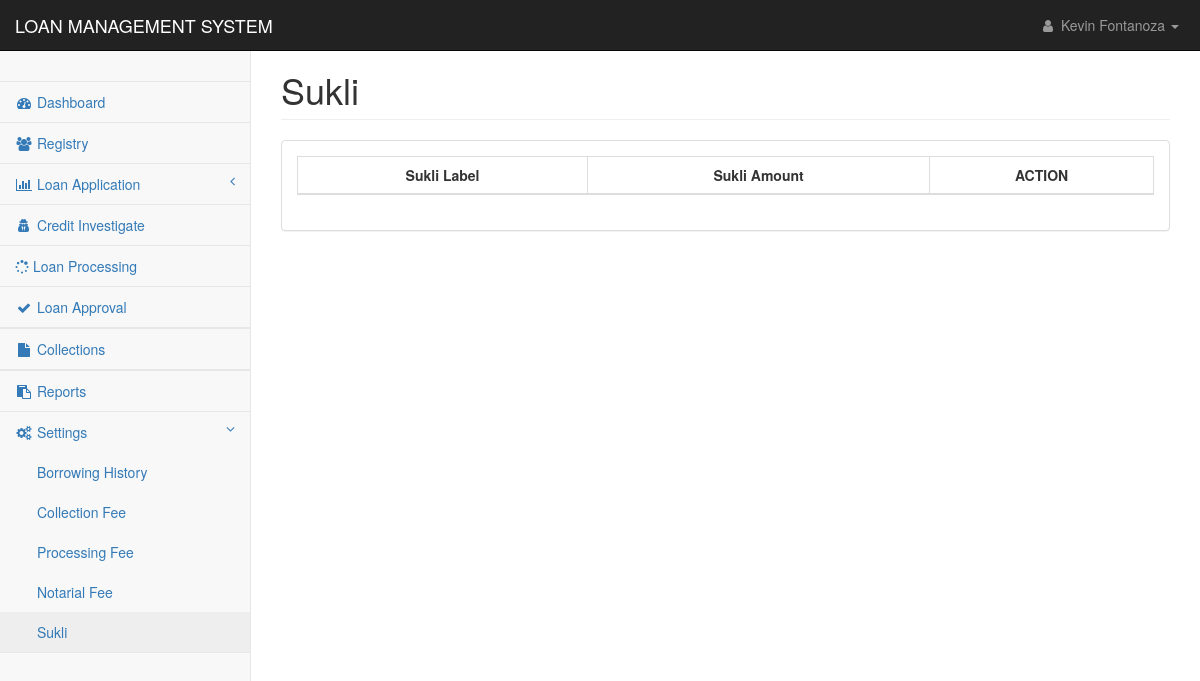
Before: /pages/setting_sukli.php (signed in) with the older database file.
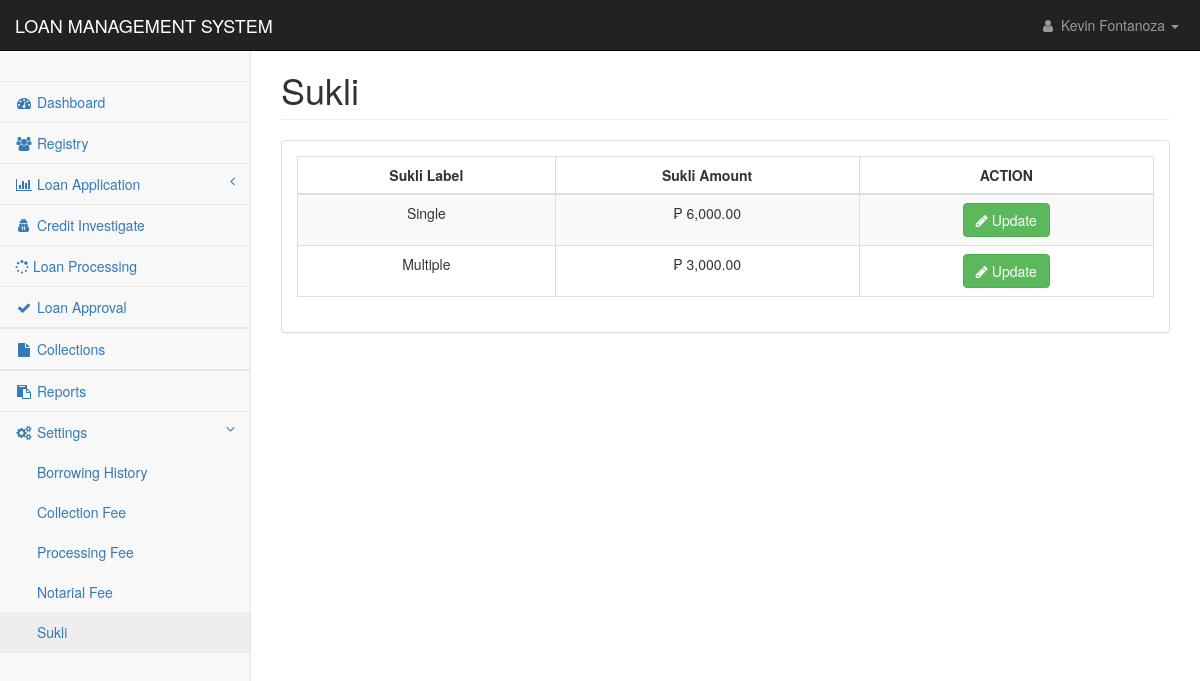
After: the same page with the newer database file.
### tables this page shows
CREATE TABLE `sukli` (
  `sukli_id` int(11) NOT NULL,
  `sukli_name` text NOT NULL,
  `sukli_amount` double NOT NULL
);

### config/conn.php (called while the page is built, shortened)
<?php
class DatabaseConnection
{
    public function connect()
    {
        $conn = new mysqli(DB_HOST,DB_USER,DB_PASSWORD,DB_DATABASE);
        return $this->conn = $conn;
    }
}
?>

### controller/reg_app.php (called while the page is built, shortened)
<?php
require_once('../config/conn.php');
class Registry extends DatabaseConnection {
    function display($table){
        $sql = "SELECT * FROM $table";
        $result = mysqli_query($this->connect(), $sql);
        return $result;
    }
    }
?>

### pages/setting_sukli.php (the view, shortened to what this page needs)
<?php
include('../config/conn.php');
include('../controller/reg_app.php');
if($_SESSION['user_id']){
?>
<!DOCTYPE html>
<html lang="en">
<head>
    <link href="../css/bootstrap.min.css" rel="stylesheet">
    <link href="../css/metisMenu.min.css" rel="stylesheet">
    <link href="../css/dataTables/dataTables.bootstrap.css" rel="stylesheet">
    <link href="../css/dataTables/dataTables.responsive.css" rel="stylesheet">
    <link href="../css/startmin.css" rel="stylesheet">
    <link href="../css/font-awesome.min.css" rel="stylesheet" type="text/css">
</head>
<body>
    <div id="wrapper">
        <?php include('nav.php');?>
        <div id="page-wrapper">
            <div class="container-fluid">
                <div class="row">
                    <div class="col-lg-12">
                        <h1 class="page-header">Sukli</h1>
                    </div>
                </div>
                <div class="row">
                    <div class="col-lg-12">
                        <div class="panel panel-default">
                            <div class="panel-body">
                                <div class="table-responsive">
                                    <table class="table table-striped table-bordered table-hover"
                                        id="dataTables-example">
                                        <thead>
                                            <tr>
                                            <th class="text-center">Sukli Label</th>
                                                <th class="text-center">Sukli Amount</th>
                                                <th class="text-center">ACTION</th>
                                            </tr>
                                        </thead>
                                        <tbody>
                                            <?php
                                                $settings = new Registry();
                                                $result = $settings->display("sukli");
                                                if(mysqli_num_rows($result) > 0){
                                                    while($rows = mysqli_fetch_assoc($result)){
                                            ?>
                                            <tr class="even gradeC">
                                                <td class="text-center">
                                                    <?php  echo $rows['sukli_name'];?>
                                                </td>
                                                <td class="text-center">
                                                    <?php  echo  "₱ ".number_format(floatval($rows['sukli_amount']),2)??null;?>
                                                </td>
                                                <td class="text-center">
                                                    <a
                                                        href="setting_sukli_update.php?id=<?php echo $rows['sukli_id'];?>">
                                                        <button type="button" class="btn btn-success"
                                                            data-toggle="tooltip" data-placement="top" title="Update">
                                                            <i class="fa fa-pencil" aria-hidden="true"></i> Update
                                                        </button>
                                                    </a>
                                                </td>
                                            </tr>
                                            <?php
                                                }
                                            }
                                            ?>
                                        </tbody>
                                    </table>
                                </div>
                            </div>
                        </div>
                    </div>
                </div>
            </div>
        </div>
    </div>
</body>
</html>
<?php
}else{
    header('location: index.php');
}
?>

Changed rows visible on the page:
added sukli: sukli_name "Single", sukli_amount "₱ 6,000.00"
added sukli: sukli_name "Multiple", sukli_amount "₱ 3,000.00"
